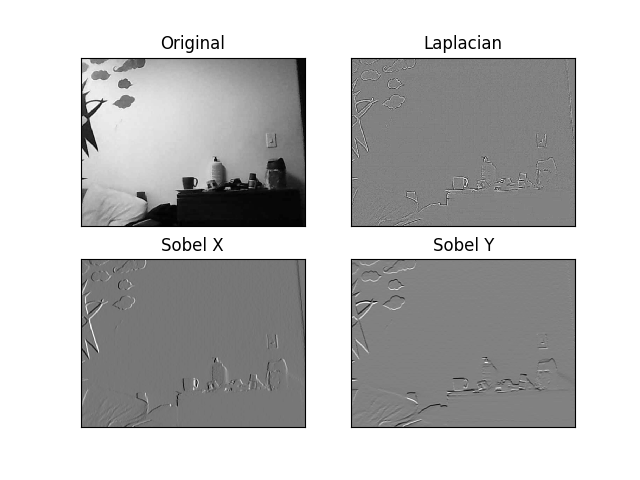

This figure's Python source:
import cv2
import numpy as np
from matplotlib import pyplot as plt

# loading image
#img0 = cv2.imread('SanFrancisco.jpg',)
img0 = cv2.imread('Camera.jpg',)

# converting to gray scale
gray = cv2.cvtColor(img0, cv2.COLOR_BGR2GRAY)

# remove noise
img = cv2.GaussianBlur(gray,(3,3),0)

# convolute with proper kernels
laplacian = cv2.Laplacian(img,cv2.CV_64F)
sobelx = cv2.Sobel(img,cv2.CV_64F,1,0,ksize=5)  # x
sobely = cv2.Sobel(img,cv2.CV_64F,0,1,ksize=5)  # y

plt.subplot(2,2,1),plt.imshow(img,cmap = 'gray')
plt.title('Original'), plt.xticks([]), plt.yticks([])
plt.subplot(2,2,2),plt.imshow(laplacian,cmap = 'gray')
plt.title('Laplacian'), plt.xticks([]), plt.yticks([])
plt.subplot(2,2,3),plt.imshow(sobelx,cmap = 'gray')
plt.title('Sobel X'), plt.xticks([]), plt.yticks([])
plt.subplot(2,2,4),plt.imshow(sobely,cmap = 'gray')
plt.title('Sobel Y'), plt.xticks([]), plt.yticks([])

plt.show()


#TOmado de: https://www.bogotobogo.com/python/OpenCV_Python/python_opencv3_Image_Gradient_Sobel_Laplacian_Derivatives_Edge_Detection.php
